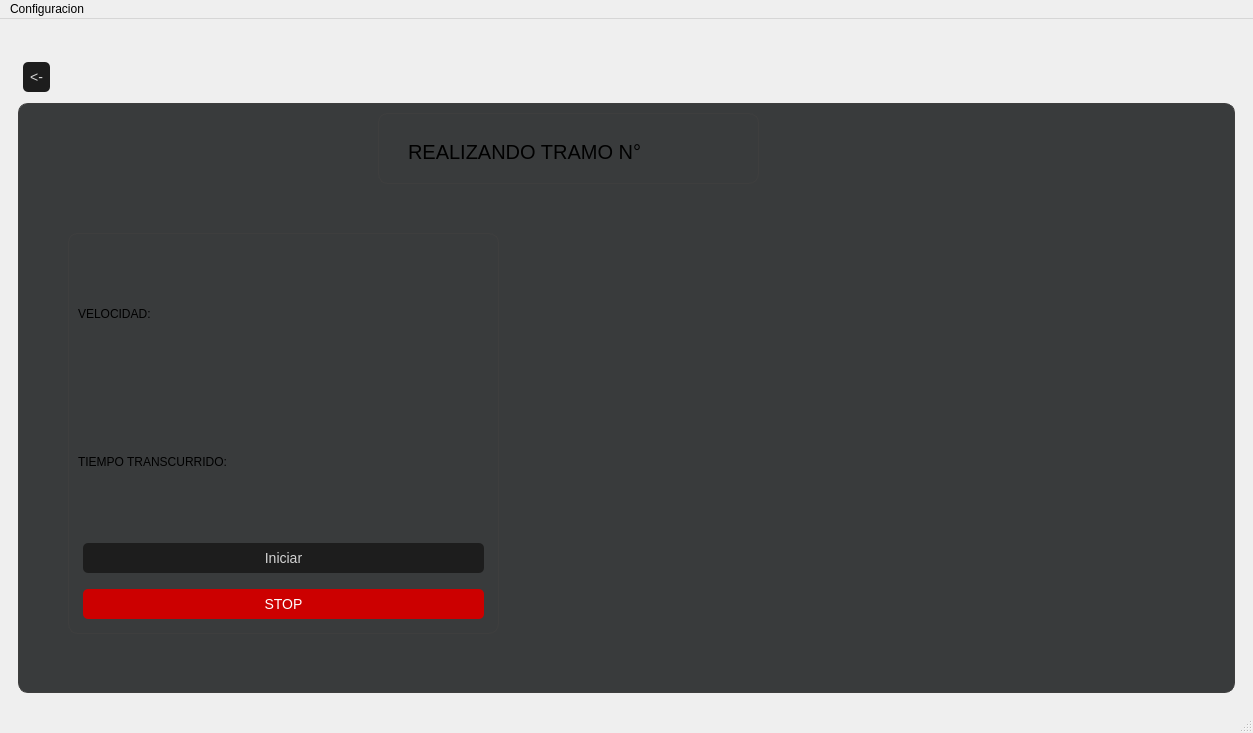
<?xml version="1.0" encoding="UTF-8"?>
<ui version="4.0">
 <class>MainWindow</class>
 <widget class="QMainWindow" name="MainWindow">
  <property name="geometry">
   <rect>
    <x>0</x>
    <y>0</y>
    <width>1253</width>
    <height>733</height>
   </rect>
  </property>
  <property name="minimumSize">
   <size>
    <width>600</width>
    <height>400</height>
   </size>
  </property>
  <property name="maximumSize">
   <size>
    <width>1920</width>
    <height>1080</height>
   </size>
  </property>
  <property name="windowTitle">
   <string>AUTOBOT</string>
  </property>
  <property name="styleSheet">
   <string notr="true">QMainWindow
{

 }
QFrame
{
	border:0;
 }

QPushButton {
    background-color: #1D1D1D;
	border: 10px solid transparent;
 	border-radius: 10px;
	padding: 2px;
	color:#D3D3D3;
font-size:14px;
}
QPushButton:disabled {
	background-color: :#D3D3D3;
	color:#464646;
}

QGroupBox
{
	background-color: #393B3C;
	border-style: solid;
    border-width: 1px;
    border-radius: 10px;
    border-color: #3E3E3E;

}

QTextEdit
{
	background-color: #292929;
	padding: 20px;
	font-size:18px;


 }
</string>
  </property>
  <widget class="QWidget" name="centralwidget">
   <layout class="QVBoxLayout" name="verticalLayout_5">
    <item>
     <spacer name="horizontalSpacer_5">
      <property name="orientation">
       <enum>Qt::Horizontal</enum>
      </property>
      <property name="sizeHint" stdset="0">
       <size>
        <width>40</width>
        <height>20</height>
       </size>
      </property>
     </spacer>
    </item>
    <item>
     <widget class="QStackedWidget" name="stackedWidget">
      <property name="styleSheet">
       <string notr="true"/>
      </property>
      <property name="currentIndex">
       <number>3</number>
      </property>
      <widget class="QWidget" name="home">
       <layout class="QVBoxLayout" name="verticalLayout_10">
        <item>
         <spacer name="verticalSpacer_2">
          <property name="orientation">
           <enum>Qt::Vertical</enum>
          </property>
          <property name="sizeHint" stdset="0">
           <size>
            <width>20</width>
            <height>40</height>
           </size>
          </property>
         </spacer>
        </item>
        <item>
         <widget class="QFrame" name="frame">
          <property name="frameShape">
           <enum>QFrame::StyledPanel</enum>
          </property>
          <property name="frameShadow">
           <enum>QFrame::Raised</enum>
          </property>
          <layout class="QHBoxLayout" name="horizontalLayout_2">
           <item>
            <spacer name="horizontalSpacer">
             <property name="orientation">
              <enum>Qt::Horizontal</enum>
             </property>
             <property name="sizeHint" stdset="0">
              <size>
               <width>40</width>
               <height>20</height>
              </size>
             </property>
            </spacer>
           </item>
           <item>
            <layout class="QVBoxLayout" name="verticalLayout" stretch="2,1,1,1">
             <property name="topMargin">
              <number>15</number>
             </property>
             <item>
              <widget class="QLabel" name="Logo">
               <property name="autoFillBackground">
                <bool>false</bool>
               </property>
               <property name="frameShape">
                <enum>QFrame::NoFrame</enum>
               </property>
               <property name="text">
                <string/>
               </property>
               <property name="pixmap">
                <pixmap resource="Imagenes.qrc">:/Recursos/logo-fondo-blanco.png</pixmap>
               </property>
               <property name="scaledContents">
                <bool>true</bool>
               </property>
               <property name="alignment">
                <set>Qt::AlignCenter</set>
               </property>
              </widget>
             </item>
             <item>
              <widget class="QLabel" name="tipTrabajos_label">
               <property name="maximumSize">
                <size>
                 <width>16777215</width>
                 <height>16777215</height>
                </size>
               </property>
               <property name="font">
                <font>
                 <pointsize>18</pointsize>
                 <weight>75</weight>
                 <bold>true</bold>
                </font>
               </property>
               <property name="text">
                <string>MODOS DE TRABAJO</string>
               </property>
               <property name="textFormat">
                <enum>Qt::RichText</enum>
               </property>
               <property name="alignment">
                <set>Qt::AlignCenter</set>
               </property>
              </widget>
             </item>
             <item>
              <widget class="QPushButton" name="wrkBotton">
               <property name="text">
                <string>TRABAJO</string>
               </property>
              </widget>
             </item>
             <item>
              <widget class="QPushButton" name="creativeButton">
               <property name="text">
                <string>CREATIVO</string>
               </property>
              </widget>
             </item>
            </layout>
           </item>
           <item>
            <spacer name="horizontalSpacer_2">
             <property name="orientation">
              <enum>Qt::Horizontal</enum>
             </property>
             <property name="sizeHint" stdset="0">
              <size>
               <width>40</width>
               <height>20</height>
              </size>
             </property>
            </spacer>
           </item>
          </layout>
         </widget>
        </item>
        <item>
         <spacer name="verticalSpacer">
          <property name="orientation">
           <enum>Qt::Vertical</enum>
          </property>
          <property name="sizeHint" stdset="0">
           <size>
            <width>20</width>
            <height>40</height>
           </size>
          </property>
         </spacer>
        </item>
       </layout>
      </widget>
      <widget class="QWidget" name="trabajo">
       <layout class="QVBoxLayout" name="verticalLayout_8">
        <item>
         <layout class="QHBoxLayout" name="headerVolver" stretch="1,1">
          <item>
           <widget class="QPushButton" name="workHomeButtoon">
            <property name="enabled">
             <bool>true</bool>
            </property>
            <property name="minimumSize">
             <size>
              <width>0</width>
              <height>0</height>
             </size>
            </property>
            <property name="maximumSize">
             <size>
              <width>16777215</width>
              <height>16777215</height>
             </size>
            </property>
            <property name="text">
             <string>Volver</string>
            </property>
           </widget>
          </item>
          <item>
           <widget class="QLabel" name="labelTrabajo">
            <property name="sizePolicy">
             <sizepolicy hsizetype="Preferred" vsizetype="Fixed">
              <horstretch>0</horstretch>
              <verstretch>0</verstretch>
             </sizepolicy>
            </property>
            <property name="minimumSize">
             <size>
              <width>0</width>
              <height>10</height>
             </size>
            </property>
            <property name="font">
             <font>
              <pointsize>26</pointsize>
              <weight>75</weight>
              <bold>true</bold>
              <kerning>true</kerning>
             </font>
            </property>
            <property name="acceptDrops">
             <bool>false</bool>
            </property>
            <property name="styleSheet">
             <string notr="true"/>
            </property>
            <property name="text">
             <string>MODO TRABAJO</string>
            </property>
            <property name="textFormat">
             <enum>Qt::RichText</enum>
            </property>
            <property name="alignment">
             <set>Qt::AlignCenter</set>
            </property>
           </widget>
          </item>
         </layout>
        </item>
        <item>
         <layout class="QHBoxLayout" name="principalTrabajo" stretch="10,10">
          <item>
           <widget class="QGroupBox" name="plano">
            <property name="title">
             <string/>
            </property>
            <layout class="QVBoxLayout" name="verticalLayout_7">
             <item>
              <widget class="QLabel" name="labelUltimoRecorrido">
               <property name="text">
                <string>Último Recorrido:</string>
               </property>
              </widget>
             </item>
             <item>
              <layout class="QHBoxLayout" name="repetirBox" stretch="6,5">
               <property name="sizeConstraint">
                <enum>QLayout::SetDefaultConstraint</enum>
               </property>
               <item>
                <widget class="QLineEdit" name="lineEdit">
                 <property name="readOnly">
                  <bool>true</bool>
                 </property>
                </widget>
               </item>
               <item>
                <widget class="QPushButton" name="repetirUltTrayectoButton">
                 <property name="enabled">
                  <bool>true</bool>
                 </property>
                 <property name="minimumSize">
                  <size>
                   <width>0</width>
                   <height>0</height>
                  </size>
                 </property>
                 <property name="maximumSize">
                  <size>
                   <width>16777215</width>
                   <height>16777215</height>
                  </size>
                 </property>
                 <property name="text">
                  <string>Repetir</string>
                 </property>
                </widget>
               </item>
              </layout>
             </item>
             <item>
              <widget class="QLabel" name="tryectosGuardadosLabel">
               <property name="text">
                <string>Trayectos Guardados:</string>
               </property>
              </widget>
             </item>
             <item>
              <widget class="QListWidget" name="historial"/>
             </item>
             <item>
              <layout class="QHBoxLayout" name="horizontalLayout_3">
               <item>
                <widget class="QPushButton" name="editarButton">
                 <property name="minimumSize">
                  <size>
                   <width>0</width>
                   <height>0</height>
                  </size>
                 </property>
                 <property name="maximumSize">
                  <size>
                   <width>16777215</width>
                   <height>16777215</height>
                  </size>
                 </property>
                 <property name="text">
                  <string>Editar</string>
                 </property>
                </widget>
               </item>
               <item>
                <widget class="QPushButton" name="realizarHistorialButton">
                 <property name="enabled">
                  <bool>true</bool>
                 </property>
                 <property name="minimumSize">
                  <size>
                   <width>0</width>
                   <height>0</height>
                  </size>
                 </property>
                 <property name="maximumSize">
                  <size>
                   <width>16777215</width>
                   <height>16777215</height>
                  </size>
                 </property>
                 <property name="text">
                  <string>Realizar</string>
                 </property>
                </widget>
               </item>
              </layout>
             </item>
             <item>
              <widget class="QLabel" name="disconectedFlag">
               <property name="text">
                <string>No se puede localizar dispositivo</string>
               </property>
              </widget>
             </item>
            </layout>
           </widget>
          </item>
          <item>
           <widget class="QGroupBox" name="crearViaje">
            <property name="title">
             <string/>
            </property>
            <layout class="QVBoxLayout" name="verticalLayout_9">
             <item>
              <widget class="QGroupBox" name="groupBox">
               <property name="title">
                <string/>
               </property>
               <layout class="QVBoxLayout" name="verticalLayout_4">
                <item>
                 <widget class="QLabel" name="titulo_label_2">
                  <property name="text">
                   <string>CREAR PLANO EN 2D</string>
                  </property>
                 </widget>
                </item>
                <item>
                 <widget class="QTextEdit" name="textoPlano2D">
                  <property name="styleSheet">
                   <string notr="true"/>
                  </property>
                  <property name="readOnly">
                   <bool>true</bool>
                  </property>
                  <property name="html">
                   <string>&lt;!DOCTYPE HTML PUBLIC &quot;-//W3C//DTD HTML 4.0//EN&quot; &quot;http://www.w3.org/TR/REC-html40/strict.dtd&quot;&gt;
&lt;html&gt;&lt;head&gt;&lt;meta name=&quot;qrichtext&quot; content=&quot;1&quot; /&gt;&lt;style type=&quot;text/css&quot;&gt;
p, li { white-space: pre-wrap; }
&lt;/style&gt;&lt;/head&gt;&lt;body style=&quot; font-family:'Ubuntu'; font-size:18px; font-weight:400; font-style:normal;&quot;&gt;
&lt;p style=&quot;-qt-paragraph-type:empty; margin-top:0px; margin-bottom:0px; margin-left:0px; margin-right:0px; -qt-block-indent:0; text-indent:0px; font-family:'.AppleSystemUIFont';&quot;&gt;&lt;br /&gt;&lt;/p&gt;
&lt;p style=&quot; margin-top:0px; margin-bottom:0px; margin-left:0px; margin-right:0px; -qt-block-indent:0; text-indent:0px;&quot;&gt;&lt;span style=&quot; font-family:'.AppleSystemUIFont'; font-size:18px; color:#e6ebeb;&quot;&gt;Cree en un plano la trayectoria que realiza actuamente su AUTOBOT.  De esta forma podrá realizar un seguimiento en tiempo real del mismo.&lt;/span&gt;&lt;/p&gt;
&lt;p style=&quot;-qt-paragraph-type:empty; margin-top:0px; margin-bottom:0px; margin-left:0px; margin-right:0px; -qt-block-indent:0; text-indent:0px; font-family:'.AppleSystemUIFont';&quot;&gt;&lt;br /&gt;&lt;/p&gt;
&lt;p style=&quot; margin-top:0px; margin-bottom:0px; margin-left:0px; margin-right:0px; -qt-block-indent:0; text-indent:0px;&quot;&gt;&lt;span style=&quot; font-size:18pt; color:#f4f5f6;&quot;&gt;Ingrese el Ancho y Alto del plano donde dibujara el recorrido.&lt;/span&gt;&lt;/p&gt;
&lt;p style=&quot; margin-top:0px; margin-bottom:0px; margin-left:0px; margin-right:0px; -qt-block-indent:0; text-indent:0px;&quot;&gt;&lt;span style=&quot; font-size:18pt; color:#f4f5f6;&quot;&gt;Solo se admiten medidas divisibles por 5&lt;/span&gt;&lt;/p&gt;&lt;/body&gt;&lt;/html&gt;</string>
                  </property>
                 </widget>
                </item>
                <item>
                 <layout class="QHBoxLayout" name="horizontalLayout">
                  <item>
                   <widget class="QSpinBox" name="spinAncho"/>
                  </item>
                  <item>
                   <widget class="QSpinBox" name="spinLargo"/>
                  </item>
                 </layout>
                </item>
                <item>
                 <widget class="QPushButton" name="crear2D">
                  <property name="minimumSize">
                   <size>
                    <width>0</width>
                    <height>0</height>
                   </size>
                  </property>
                  <property name="maximumSize">
                   <size>
                    <width>16777215</width>
                    <height>16777215</height>
                   </size>
                  </property>
                  <property name="text">
                   <string>Crear</string>
                  </property>
                 </widget>
                </item>
               </layout>
              </widget>
             </item>
             <item>
              <widget class="QGroupBox" name="groupBox_2">
               <property name="title">
                <string/>
               </property>
               <layout class="QVBoxLayout" name="verticalLayout_3">
                <item>
                 <widget class="QLabel" name="titulo_label">
                  <property name="text">
                   <string>INICIAR RECORRIDO</string>
                  </property>
                  <property name="textFormat">
                   <enum>Qt::RichText</enum>
                  </property>
                  <property name="alignment">
                   <set>Qt::AlignCenter</set>
                  </property>
                 </widget>
                </item>
                <item>
                 <widget class="QTextEdit" name="textoManual">
                  <property name="readOnly">
                   <bool>true</bool>
                  </property>
                  <property name="html">
                   <string>&lt;!DOCTYPE HTML PUBLIC &quot;-//W3C//DTD HTML 4.0//EN&quot; &quot;http://www.w3.org/TR/REC-html40/strict.dtd&quot;&gt;
&lt;html&gt;&lt;head&gt;&lt;meta name=&quot;qrichtext&quot; content=&quot;1&quot; /&gt;&lt;style type=&quot;text/css&quot;&gt;
p, li { white-space: pre-wrap; }
&lt;/style&gt;&lt;/head&gt;&lt;body style=&quot; font-family:'Ubuntu'; font-size:18px; font-weight:400; font-style:normal;&quot;&gt;
&lt;p align=&quot;center&quot; style=&quot;-qt-paragraph-type:empty; margin-top:0px; margin-bottom:0px; margin-left:0px; margin-right:0px; -qt-block-indent:0; text-indent:0px; font-family:'.AppleSystemUIFont'; font-size:13pt;&quot;&gt;&lt;br /&gt;&lt;/p&gt;
&lt;p align=&quot;center&quot; style=&quot; margin-top:0px; margin-bottom:0px; margin-left:0px; margin-right:0px; -qt-block-indent:0; text-indent:0px;&quot;&gt;&lt;span style=&quot; font-size:14pt; font-weight:600; color:#ff9f9a;&quot;&gt;¡AUTOBOT DESVINCULADO!&lt;/span&gt;&lt;/p&gt;
&lt;p style=&quot;-qt-paragraph-type:empty; margin-top:0px; margin-bottom:0px; margin-left:0px; margin-right:0px; -qt-block-indent:0; text-indent:0px; font-size:18pt; font-weight:600;&quot;&gt;&lt;br /&gt;&lt;/p&gt;
&lt;p style=&quot; margin-top:0px; margin-bottom:0px; margin-left:0px; margin-right:0px; -qt-block-indent:0; text-indent:0px;&quot;&gt;&lt;span style=&quot; font-family:'.AppleSystemUIFont'; font-size:18pt; color:#fefcff;&quot;&gt;En esta sección el vehículo comenzará a moverse,  siguiendo la linea,  pero no se podra simular el recorrido en la app.  Solo se podran obtener los datos enviados por el auto.&lt;/span&gt;&lt;/p&gt;&lt;/body&gt;&lt;/html&gt;</string>
                  </property>
                 </widget>
                </item>
                <item>
                 <layout class="QVBoxLayout" name="verticalLayout_6" stretch="3,2">
                  <item>
                   <widget class="QPushButton" name="runManualButton">
                    <property name="minimumSize">
                     <size>
                      <width>0</width>
                      <height>0</height>
                     </size>
                    </property>
                    <property name="maximumSize">
                     <size>
                      <width>16777215</width>
                      <height>16777215</height>
                     </size>
                    </property>
                    <property name="text">
                     <string>Iniciar</string>
                    </property>
                    <property name="icon">
                     <iconset resource="recursos.qrc">
                      <normaloff>:/Recursos/play-circle-regular.svg</normaloff>:/Recursos/play-circle-regular.svg</iconset>
                    </property>
                    <property name="iconSize">
                     <size>
                      <width>20</width>
                      <height>20</height>
                     </size>
                    </property>
                   </widget>
                  </item>
                  <item>
                   <widget class="QLabel" name="disconectedFlag_2">
                    <property name="text">
                     <string>No se puede localizar dispositivo</string>
                    </property>
                   </widget>
                  </item>
                 </layout>
                </item>
               </layout>
              </widget>
             </item>
            </layout>
           </widget>
          </item>
         </layout>
        </item>
       </layout>
      </widget>
      <widget class="QWidget" name="creativo">
       <layout class="QGridLayout" name="gridLayout_4">
        <item row="0" column="3">
         <widget class="QLabel" name="label_3">
          <property name="styleSheet">
           <string notr="true">font-size: 40px;</string>
          </property>
          <property name="text">
           <string>CREATIVO</string>
          </property>
         </widget>
        </item>
        <item row="0" column="0">
         <widget class="QPushButton" name="creativeExitButton">
          <property name="text">
           <string>&lt;-</string>
          </property>
         </widget>
        </item>
        <item row="0" column="4">
         <spacer name="horizontalSpacer_4">
          <property name="orientation">
           <enum>Qt::Horizontal</enum>
          </property>
          <property name="sizeHint" stdset="0">
           <size>
            <width>40</width>
            <height>20</height>
           </size>
          </property>
         </spacer>
        </item>
        <item row="0" column="2">
         <spacer name="horizontalSpacer_3">
          <property name="orientation">
           <enum>Qt::Horizontal</enum>
          </property>
          <property name="sizeType">
           <enum>QSizePolicy::Preferred</enum>
          </property>
          <property name="sizeHint" stdset="0">
           <size>
            <width>170</width>
            <height>20</height>
           </size>
          </property>
         </spacer>
        </item>
        <item row="1" column="0" colspan="5">
         <widget class="QGroupBox" name="groupBox_3">
          <property name="title">
           <string/>
          </property>
          <widget class="QGroupBox" name="arrows">
           <property name="geometry">
            <rect>
             <x>50</x>
             <y>100</y>
             <width>391</width>
             <height>391</height>
            </rect>
           </property>
           <property name="title">
            <string/>
           </property>
           <layout class="QGridLayout" name="gridLayout_15">
            <item row="4" column="1">
             <widget class="QLabel" name="downArrowLabel">
              <property name="text">
               <string/>
              </property>
              <property name="pixmap">
               <pixmap resource="recursos.qrc">:/Recursos/caret-square-down-solid.svg</pixmap>
              </property>
              <property name="scaledContents">
               <bool>true</bool>
              </property>
             </widget>
            </item>
            <item row="4" column="2">
             <widget class="QLabel" name="label_11">
              <property name="text">
               <string/>
              </property>
             </widget>
            </item>
            <item row="4" column="0">
             <widget class="QLabel" name="label_8">
              <property name="text">
               <string/>
              </property>
             </widget>
            </item>
            <item row="3" column="1">
             <widget class="QLabel" name="label_14">
              <property name="text">
               <string/>
              </property>
             </widget>
            </item>
            <item row="3" column="0">
             <widget class="QLabel" name="leftArrowLabel">
              <property name="text">
               <string/>
              </property>
              <property name="pixmap">
               <pixmap resource="recursos.qrc">:/Recursos/caret-square-left-solid.svg</pixmap>
              </property>
              <property name="scaledContents">
               <bool>true</bool>
              </property>
             </widget>
            </item>
            <item row="2" column="0">
             <widget class="QLabel" name="label_16">
              <property name="text">
               <string/>
              </property>
             </widget>
            </item>
            <item row="2" column="2">
             <widget class="QLabel" name="label_18">
              <property name="text">
               <string/>
              </property>
             </widget>
            </item>
            <item row="2" column="1">
             <widget class="QLabel" name="upArrowLabel">
              <property name="text">
               <string/>
              </property>
              <property name="pixmap">
               <pixmap resource="recursos.qrc">:/Recursos/caret-square-up-solid.svg</pixmap>
              </property>
              <property name="scaledContents">
               <bool>true</bool>
              </property>
             </widget>
            </item>
            <item row="3" column="2">
             <widget class="QLabel" name="rightArrowLabel">
              <property name="text">
               <string/>
              </property>
              <property name="pixmap">
               <pixmap resource="recursos.qrc">:/Recursos/caret-square-right-solid.svg</pixmap>
              </property>
              <property name="scaledContents">
               <bool>true</bool>
              </property>
             </widget>
            </item>
           </layout>
          </widget>
          <widget class="QWidget" name="layoutWidget">
           <property name="geometry">
            <rect>
             <x>640</x>
             <y>100</y>
             <width>271</width>
             <height>391</height>
            </rect>
           </property>
           <layout class="QVBoxLayout" name="stats">
            <item>
             <widget class="QGroupBox" name="velocimetroBox">
              <property name="sizePolicy">
               <sizepolicy hsizetype="Preferred" vsizetype="Expanding">
                <horstretch>0</horstretch>
                <verstretch>0</verstretch>
               </sizepolicy>
              </property>
              <property name="title">
               <string/>
              </property>
              <widget class="QSlider" name="speedSlider">
               <property name="geometry">
                <rect>
                 <x>190</x>
                 <y>50</y>
                 <width>20</width>
                 <height>191</height>
                </rect>
               </property>
               <property name="orientation">
                <enum>Qt::Vertical</enum>
               </property>
              </widget>
              <widget class="QWidget" name="layoutWidget">
               <property name="geometry">
                <rect>
                 <x>30</x>
                 <y>70</y>
                 <width>131</width>
                 <height>125</height>
                </rect>
               </property>
               <layout class="QVBoxLayout" name="velocimetroDial">
                <item>
                 <widget class="QDial" name="speedDial"/>
                </item>
                <item>
                 <widget class="QLabel" name="speedLabel">
                  <property name="text">
                   <string>KM/H</string>
                  </property>
                  <property name="alignment">
                   <set>Qt::AlignCenter</set>
                  </property>
                 </widget>
                </item>
               </layout>
              </widget>
              <widget class="QLabel" name="staticSpeedLabel">
               <property name="geometry">
                <rect>
                 <x>110</x>
                 <y>20</y>
                 <width>151</width>
                 <height>20</height>
                </rect>
               </property>
               <property name="text">
                <string>Velocidad: 0 Km</string>
               </property>
              </widget>
             </widget>
            </item>
            <item>
             <widget class="QGroupBox" name="statsBox">
              <property name="title">
               <string/>
              </property>
              <layout class="QFormLayout" name="formLayout">
               <item row="0" column="0">
                <widget class="QLabel" name="DescMentros">
                 <property name="text">
                  <string>Metros Recorridos:</string>
                 </property>
                </widget>
               </item>
               <item row="0" column="1">
                <widget class="QLabel" name="dataMetros">
                 <property name="text">
                  <string>0KM</string>
                 </property>
                </widget>
               </item>
               <item row="1" column="0">
                <widget class="QLabel" name="Descbateria">
                 <property name="text">
                  <string>Porcentaje Bateria:</string>
                 </property>
                </widget>
               </item>
               <item row="1" column="1">
                <widget class="QLabel" name="dataBateria">
                 <property name="text">
                  <string>0%</string>
                 </property>
                </widget>
               </item>
               <item row="2" column="0">
                <widget class="QLabel" name="DescTiempo">
                 <property name="text">
                  <string>tiempo Recorrido</string>
                 </property>
                </widget>
               </item>
               <item row="2" column="1">
                <widget class="QLabel" name="dataTiempo">
                 <property name="text">
                  <string>0 Min 0 Seg</string>
                 </property>
                </widget>
               </item>
              </layout>
             </widget>
            </item>
           </layout>
          </widget>
         </widget>
        </item>
       </layout>
      </widget>
      <widget class="QWidget" name="page">
       <layout class="QGridLayout" name="gridLayout_8">
        <item row="0" column="0">
         <widget class="QPushButton" name="manualHomeButton">
          <property name="sizePolicy">
           <sizepolicy hsizetype="Fixed" vsizetype="Fixed">
            <horstretch>0</horstretch>
            <verstretch>0</verstretch>
           </sizepolicy>
          </property>
          <property name="text">
           <string>&lt;-</string>
          </property>
         </widget>
        </item>
        <item row="1" column="0">
         <widget class="QGroupBox" name="groupBox_5">
          <property name="sizePolicy">
           <sizepolicy hsizetype="Expanding" vsizetype="Preferred">
            <horstretch>0</horstretch>
            <verstretch>0</verstretch>
           </sizepolicy>
          </property>
          <property name="title">
           <string/>
          </property>
          <widget class="QGroupBox" name="statsBox_2">
           <property name="geometry">
            <rect>
             <x>50</x>
             <y>130</y>
             <width>431</width>
             <height>401</height>
            </rect>
           </property>
           <property name="title">
            <string/>
           </property>
           <layout class="QGridLayout" name="gridLayout_12">
            <item row="0" column="0">
             <layout class="QGridLayout" name="gridLayout_11">
              <item row="0" column="0">
               <widget class="QLabel" name="statsTitle">
                <property name="sizePolicy">
                 <sizepolicy hsizetype="Preferred" vsizetype="Minimum">
                  <horstretch>0</horstretch>
                  <verstretch>0</verstretch>
                 </sizepolicy>
                </property>
                <property name="text">
                 <string>VELOCIDAD:</string>
                </property>
               </widget>
              </item>
              <item row="2" column="0" colspan="2">
               <widget class="QPushButton" name="InitRideButton">
                <property name="text">
                 <string>Iniciar</string>
                </property>
               </widget>
              </item>
              <item row="4" column="0" colspan="2">
               <widget class="QPushButton" name="StopContinueButton">
                <property name="sizePolicy">
                 <sizepolicy hsizetype="Expanding" vsizetype="Fixed">
                  <horstretch>0</horstretch>
                  <verstretch>0</verstretch>
                 </sizepolicy>
                </property>
                <property name="minimumSize">
                 <size>
                  <width>0</width>
                  <height>0</height>
                 </size>
                </property>
                <property name="maximumSize">
                 <size>
                  <width>16777215</width>
                  <height>16777215</height>
                 </size>
                </property>
                <property name="styleSheet">
                 <string notr="true">color:white;
background-color: rgb(204, 0, 0);</string>
                </property>
                <property name="text">
                 <string>STOP</string>
                </property>
               </widget>
              </item>
              <item row="1" column="0">
               <widget class="QLabel" name="label_9">
                <property name="sizePolicy">
                 <sizepolicy hsizetype="Preferred" vsizetype="Minimum">
                  <horstretch>0</horstretch>
                  <verstretch>0</verstretch>
                 </sizepolicy>
                </property>
                <property name="text">
                 <string>TIEMPO TRANSCURRIDO:</string>
                </property>
               </widget>
              </item>
             </layout>
            </item>
           </layout>
          </widget>
          <widget class="QGroupBox" name="groupBox_8">
           <property name="geometry">
            <rect>
             <x>360</x>
             <y>10</y>
             <width>381</width>
             <height>71</height>
            </rect>
           </property>
           <property name="title">
            <string/>
           </property>
           <widget class="QLabel" name="label_12">
            <property name="geometry">
             <rect>
              <x>30</x>
              <y>30</y>
              <width>251</width>
              <height>17</height>
             </rect>
            </property>
            <property name="styleSheet">
             <string notr="true">font-size:20px;</string>
            </property>
            <property name="text">
             <string>REALIZANDO TRAMO N°</string>
            </property>
           </widget>
          </widget>
         </widget>
        </item>
       </layout>
      </widget>
      <widget class="QWidget" name="page_2">
       <layout class="QGridLayout" name="gridLayout_10">
        <item row="3" column="5">
         <widget class="QPushButton" name="planoStartButton">
          <property name="text">
           <string>Iniciar</string>
          </property>
         </widget>
        </item>
        <item row="3" column="2">
         <spacer name="horizontalSpacer_14">
          <property name="orientation">
           <enum>Qt::Horizontal</enum>
          </property>
          <property name="sizeHint" stdset="0">
           <size>
            <width>40</width>
            <height>20</height>
           </size>
          </property>
         </spacer>
        </item>
        <item row="3" column="3">
         <widget class="QPushButton" name="planoFinishButton">
          <property name="text">
           <string>Terminar</string>
          </property>
         </widget>
        </item>
        <item row="3" column="4">
         <widget class="QPushButton" name="planoPauseButton">
          <property name="text">
           <string>Pausa</string>
          </property>
         </widget>
        </item>
        <item row="3" column="1">
         <widget class="QLineEdit" name="cantTramosLabel">
          <property name="sizePolicy">
           <sizepolicy hsizetype="Minimum" vsizetype="Fixed">
            <horstretch>0</horstretch>
            <verstretch>0</verstretch>
           </sizepolicy>
          </property>
          <property name="maximumSize">
           <size>
            <width>25</width>
            <height>16777215</height>
           </size>
          </property>
          <property name="maxLength">
           <number>34</number>
          </property>
          <property name="readOnly">
           <bool>true</bool>
          </property>
         </widget>
        </item>
        <item row="3" column="0">
         <widget class="QLabel" name="label_4">
          <property name="text">
           <string>Tramo N°</string>
          </property>
         </widget>
        </item>
        <item row="0" column="0" colspan="6">
         <widget class="RenderArea" name="renderArea" native="true">
          <property name="sizePolicy">
           <sizepolicy hsizetype="Preferred" vsizetype="Expanding">
            <horstretch>0</horstretch>
            <verstretch>0</verstretch>
           </sizepolicy>
          </property>
          <property name="styleSheet">
           <string notr="true"/>
          </property>
         </widget>
        </item>
        <item row="2" column="0">
         <widget class="QPushButton" name="pushButton">
          <property name="text">
           <string>Home</string>
          </property>
         </widget>
        </item>
       </layout>
      </widget>
     </widget>
    </item>
   </layout>
  </widget>
  <widget class="QMenuBar" name="menubar">
   <property name="geometry">
    <rect>
     <x>0</x>
     <y>0</y>
     <width>1253</width>
     <height>22</height>
    </rect>
   </property>
   <widget class="QMenu" name="menuSettings">
    <property name="title">
     <string>Configuracion</string>
    </property>
    <addaction name="actionconectar"/>
    <addaction name="actiondesconectar"/>
   </widget>
   <addaction name="menuSettings"/>
  </widget>
  <widget class="QStatusBar" name="statusbar"/>
  <action name="actionpreferencias">
   <property name="text">
    <string>preferencias</string>
   </property>
  </action>
  <action name="actionconectar">
   <property name="text">
    <string>conectar</string>
   </property>
  </action>
  <action name="actiondesconectar">
   <property name="text">
    <string>desconectar</string>
   </property>
  </action>
 </widget>
 <customwidgets>
  <customwidget>
   <class>RenderArea</class>
   <extends>QWidget</extends>
   <header>renderarea.h</header>
   <container>1</container>
  </customwidget>
 </customwidgets>
 <resources>
  <include location="Imagenes.qrc"/>
  <include location="recursos.qrc"/>
 </resources>
 <connections/>
</ui>
